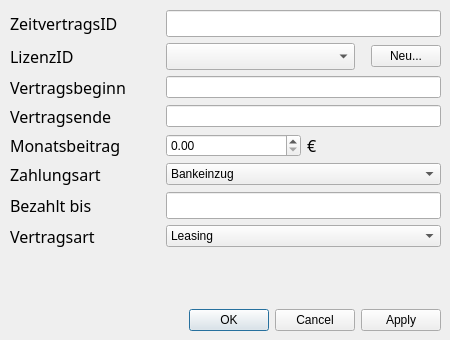
<?xml version="1.0" encoding="UTF-8"?>
<ui version="4.0">
 <class>DBOp_Zeitvertrag</class>
 <widget class="QDialog" name="DBOp_Zeitvertrag">
  <property name="geometry">
   <rect>
    <x>0</x>
    <y>0</y>
    <width>450</width>
    <height>340</height>
   </rect>
  </property>
  <property name="windowTitle">
   <string>Zeitvertrag</string>
  </property>
  <widget class="QWidget" name="layoutWidget">
   <property name="geometry">
    <rect>
     <x>10</x>
     <y>10</y>
     <width>431</width>
     <height>321</height>
    </rect>
   </property>
   <layout class="QVBoxLayout" name="verticalLayout">
    <item>
     <layout class="QFormLayout" name="formLayout">
      <item row="0" column="0">
       <widget class="QLabel" name="labelZeitvertragsID">
        <property name="minimumSize">
         <size>
          <width>150</width>
          <height>0</height>
         </size>
        </property>
        <property name="font">
         <font>
          <family>Sans Serif</family>
          <pointsize>12</pointsize>
         </font>
        </property>
        <property name="text">
         <string>ZeitvertragsID</string>
        </property>
       </widget>
      </item>
      <item row="0" column="1">
       <widget class="QLineEdit" name="lineZeitvertragsID">
        <property name="minimumSize">
         <size>
          <width>200</width>
          <height>27</height>
         </size>
        </property>
       </widget>
      </item>
      <item row="1" column="0">
       <widget class="QLabel" name="labelLizenzID">
        <property name="font">
         <font>
          <family>Sans Serif</family>
          <pointsize>12</pointsize>
         </font>
        </property>
        <property name="text">
         <string>LizenzID</string>
        </property>
       </widget>
      </item>
      <item row="1" column="1">
       <layout class="QHBoxLayout" name="horizontalLayout">
        <item>
         <widget class="QComboBox" name="comboLizenzID">
          <property name="minimumSize">
           <size>
            <width>120</width>
            <height>27</height>
           </size>
          </property>
         </widget>
        </item>
        <item>
         <spacer name="horizontalSpacer">
          <property name="orientation">
           <enum>Qt::Horizontal</enum>
          </property>
          <property name="sizeType">
           <enum>QSizePolicy::Fixed</enum>
          </property>
          <property name="sizeHint" stdset="0">
           <size>
            <width>10</width>
            <height>20</height>
           </size>
          </property>
         </spacer>
        </item>
        <item>
         <widget class="QPushButton" name="pushNeuL">
          <property name="maximumSize">
           <size>
            <width>70</width>
            <height>16777215</height>
           </size>
          </property>
          <property name="text">
           <string>Neu...</string>
          </property>
         </widget>
        </item>
       </layout>
      </item>
      <item row="2" column="0">
       <widget class="QLabel" name="labelVertragsbeginn">
        <property name="font">
         <font>
          <family>Sans Serif</family>
          <pointsize>12</pointsize>
         </font>
        </property>
        <property name="text">
         <string>Vertragsbeginn</string>
        </property>
       </widget>
      </item>
      <item row="2" column="1">
       <widget class="QLineEdit" name="lineVertragsbeginn"/>
      </item>
      <item row="3" column="0">
       <widget class="QLabel" name="labelVertragsende">
        <property name="font">
         <font>
          <family>Sans Serif</family>
          <pointsize>12</pointsize>
         </font>
        </property>
        <property name="text">
         <string>Vertragsende</string>
        </property>
       </widget>
      </item>
      <item row="3" column="1">
       <widget class="QLineEdit" name="lineVertragsende"/>
      </item>
      <item row="4" column="0">
       <widget class="QLabel" name="labelRabatt">
        <property name="font">
         <font>
          <family>Sans Serif</family>
          <pointsize>12</pointsize>
         </font>
        </property>
        <property name="text">
         <string>Monatsbeitrag</string>
        </property>
       </widget>
      </item>
      <item row="4" column="1">
       <layout class="QHBoxLayout" name="horizontalLayout_2">
        <item>
         <widget class="QDoubleSpinBox" name="doubleMonatsbeitrag">
          <property name="minimumSize">
           <size>
            <width>100</width>
            <height>0</height>
           </size>
          </property>
          <property name="maximum">
           <double>99999.990000000005239</double>
          </property>
         </widget>
        </item>
        <item>
         <widget class="QLabel" name="labelEuro">
          <property name="minimumSize">
           <size>
            <width>20</width>
            <height>0</height>
           </size>
          </property>
          <property name="font">
           <font>
            <family>Sans Serif</family>
            <pointsize>12</pointsize>
           </font>
          </property>
          <property name="text">
           <string>€</string>
          </property>
         </widget>
        </item>
       </layout>
      </item>
      <item row="5" column="0">
       <widget class="QLabel" name="labelZahlungsart">
        <property name="font">
         <font>
          <family>Sans Serif</family>
          <pointsize>12</pointsize>
         </font>
        </property>
        <property name="text">
         <string>Zahlungsart</string>
        </property>
       </widget>
      </item>
      <item row="5" column="1">
       <widget class="QComboBox" name="comboZahlungsart">
        <property name="minimumSize">
         <size>
          <width>200</width>
          <height>0</height>
         </size>
        </property>
        <item>
         <property name="text">
          <string>Bankeinzug</string>
         </property>
        </item>
        <item>
         <property name="text">
          <string>Rechnung</string>
         </property>
        </item>
       </widget>
      </item>
      <item row="6" column="0">
       <widget class="QLabel" name="labelBezahltbis">
        <property name="font">
         <font>
          <family>Sans Serif</family>
          <pointsize>12</pointsize>
         </font>
        </property>
        <property name="text">
         <string>Bezahlt bis</string>
        </property>
       </widget>
      </item>
      <item row="6" column="1">
       <widget class="QLineEdit" name="lineBezahltbis">
        <property name="minimumSize">
         <size>
          <width>200</width>
          <height>27</height>
         </size>
        </property>
       </widget>
      </item>
      <item row="7" column="0">
       <widget class="QLabel" name="labelVertragsart">
        <property name="font">
         <font>
          <family>Sans Serif</family>
          <pointsize>12</pointsize>
         </font>
        </property>
        <property name="text">
         <string>Vertragsart</string>
        </property>
       </widget>
      </item>
      <item row="7" column="1">
       <widget class="QComboBox" name="comboVertragsart">
        <property name="minimumSize">
         <size>
          <width>200</width>
          <height>0</height>
         </size>
        </property>
        <item>
         <property name="text">
          <string>Leasing</string>
         </property>
        </item>
        <item>
         <property name="text">
          <string>Maintenance</string>
         </property>
        </item>
       </widget>
      </item>
     </layout>
    </item>
    <item>
     <spacer name="verticalSpacer">
      <property name="orientation">
       <enum>Qt::Vertical</enum>
      </property>
      <property name="sizeHint" stdset="0">
       <size>
        <width>423</width>
        <height>13</height>
       </size>
      </property>
     </spacer>
    </item>
    <item>
     <widget class="QDialogButtonBox" name="buttonBox">
      <property name="orientation">
       <enum>Qt::Horizontal</enum>
      </property>
      <property name="standardButtons">
       <set>QDialogButtonBox::Apply|QDialogButtonBox::Cancel|QDialogButtonBox::Ok</set>
      </property>
     </widget>
    </item>
   </layout>
  </widget>
 </widget>
 <resources/>
 <connections>
  <connection>
   <sender>buttonBox</sender>
   <signal>accepted()</signal>
   <receiver>DBOp_Zeitvertrag</receiver>
   <slot>accept()</slot>
   <hints>
    <hint type="sourcelabel">
     <x>248</x>
     <y>254</y>
    </hint>
    <hint type="destinationlabel">
     <x>157</x>
     <y>274</y>
    </hint>
   </hints>
  </connection>
  <connection>
   <sender>buttonBox</sender>
   <signal>rejected()</signal>
   <receiver>DBOp_Zeitvertrag</receiver>
   <slot>reject()</slot>
   <hints>
    <hint type="sourcelabel">
     <x>316</x>
     <y>260</y>
    </hint>
    <hint type="destinationlabel">
     <x>286</x>
     <y>274</y>
    </hint>
   </hints>
  </connection>
 </connections>
</ui>
